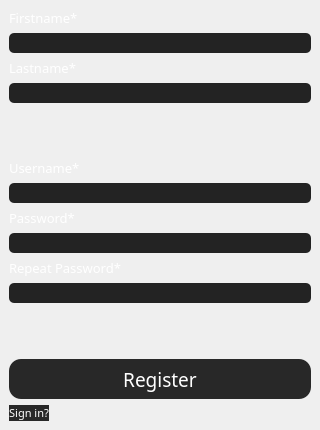
             <widget class="QWidget" name="page_2">
              <layout class="QVBoxLayout" name="verticalLayout_5">
               <property name="spacing">
                <number>0</number>
               </property>
               <property name="leftMargin">
                <number>0</number>
               </property>
               <property name="topMargin">
                <number>0</number>
               </property>
               <property name="rightMargin">
                <number>0</number>
               </property>
               <property name="bottomMargin">
                <number>0</number>
               </property>
               <item>
                <widget class="QWidget" name="widget_3" native="true">
                 <property name="minimumSize">
                  <size>
                   <width>320</width>
                   <height>430</height>
                  </size>
                 </property>
                 <layout class="QVBoxLayout" name="verticalLayout_4">
                  <item>
                   <widget class="QLabel" name="label_6">
                    <property name="font">
                     <font>
                      <family>Poppins</family>
                      <pointsize>10</pointsize>
                     </font>
                    </property>
                    <property name="styleSheet">
                     <string notr="true">color: rgb(255, 255, 255);</string>
                    </property>
                    <property name="text">
                     <string>Firstname*</string>
                    </property>
                   </widget>
                  </item>
                  <item>
                   <widget class="QLineEdit" name="firstname_lineEdit">
                    <property name="font">
                     <font>
                      <family>Poppins</family>
                      <pointsize>10</pointsize>
                     </font>
                    </property>
                    <property name="styleSheet">
                     <string notr="true">QLineEdit{
	background-color: rgb(35, 35, 35);
	border-radius: 5px;
	color: rgb(255, 255, 255);
	padding-left: 5px;
	padding-right: 5px;
}
QLineEdit:hover{
	background-color: rgb(30, 30, 30);
}</string>
                    </property>
                   </widget>
                  </item>
                  <item>
                   <widget class="QLabel" name="label_5">
                    <property name="font">
                     <font>
                      <family>Poppins</family>
                      <pointsize>10</pointsize>
                     </font>
                    </property>
                    <property name="styleSheet">
                     <string notr="true">color: rgb(255, 255, 255);</string>
                    </property>
                    <property name="text">
                     <string>Lastname*</string>
                    </property>
                   </widget>
                  </item>
                  <item>
                   <widget class="QLineEdit" name="lastname_lineEdit">
                    <property name="font">
                     <font>
                      <family>Poppins</family>
                      <pointsize>10</pointsize>
                     </font>
                    </property>
                    <property name="styleSheet">
                     <string notr="true">QLineEdit{
	background-color: rgb(35, 35, 35);
	border-radius: 5px;
	color: rgb(255, 255, 255);
	padding-left: 5px;
	padding-right: 5px;
}
QLineEdit:hover{
	background-color: rgb(30, 30, 30);
}</string>
                    </property>
                   </widget>
                  </item>
                  <item>
                   <spacer name="verticalSpacer_5">
                    <property name="orientation">
                     <enum>Qt::Vertical</enum>
                    </property>
                    <property name="sizeHint" stdset="0">
                     <size>
                      <width>20</width>
                      <height>20</height>
                     </size>
                    </property>
                   </spacer>
                  </item>
                  <item>
                   <widget class="QLabel" name="label_3">
                    <property name="font">
                     <font>
                      <family>Poppins</family>
                      <pointsize>10</pointsize>
                     </font>
                    </property>
                    <property name="styleSheet">
                     <string notr="true">color: rgb(255, 255, 255);</string>
                    </property>
                    <property name="text">
                     <string>Username*</string>
                    </property>
                   </widget>
                  </item>
                  <item>
                   <widget class="QLineEdit" name="username_lineEdit_2">
                    <property name="font">
                     <font>
                      <family>Poppins</family>
                      <pointsize>10</pointsize>
                     </font>
                    </property>
                    <property name="styleSheet">
                     <string notr="true">QLineEdit{
	background-color: rgb(35, 35, 35);
	border-radius: 5px;
	color: rgb(255, 255, 255);
	padding-left: 5px;
	padding-right: 5px;
}
QLineEdit:hover{
	background-color: rgb(30, 30, 30);
}</string>
                    </property>
                   </widget>
                  </item>
                  <item>
                   <widget class="QLabel" name="label_4">
                    <property name="font">
                     <font>
                      <family>Poppins</family>
                      <pointsize>10</pointsize>
                     </font>
                    </property>
                    <property name="styleSheet">
                     <string notr="true">color: rgb(255, 255, 255);</string>
                    </property>
                    <property name="text">
                     <string>Password*</string>
                    </property>
                   </widget>
                  </item>
                  <item>
                   <widget class="QLineEdit" name="password_lineEdit_2">
                    <property name="font">
                     <font>
                      <family>Poppins</family>
                      <pointsize>10</pointsize>
                     </font>
                    </property>
                    <property name="styleSheet">
                     <string notr="true">QLineEdit{
	background-color: rgb(35, 35, 35);
	border-radius: 5px;
	color: rgb(255, 255, 255);
	padding-left: 5px;
	padding-right: 5px;
}
QLineEdit:hover{
	background-color: rgb(30, 30, 30);
}</string>
                    </property>
                    <property name="text">
                     <string/>
                    </property>
                    <property name="echoMode">
                     <enum>QLineEdit::Password</enum>
                    </property>
                   </widget>
                  </item>
                  <item>
                   <widget class="QLabel" name="label_7">
                    <property name="font">
                     <font>
                      <family>Poppins</family>
                      <pointsize>10</pointsize>
                     </font>
                    </property>
                    <property name="styleSheet">
                     <string notr="true">color: rgb(255, 255, 255);</string>
                    </property>
                    <property name="text">
                     <string>Repeat Password*</string>
                    </property>
                   </widget>
                  </item>
                  <item>
                   <widget class="QLineEdit" name="repeatPassword_lineEdit">
                    <property name="font">
                     <font>
                      <family>Poppins</family>
                      <pointsize>10</pointsize>
                     </font>
                    </property>
                    <property name="styleSheet">
                     <string notr="true">QLineEdit{
	background-color: rgb(35, 35, 35);
	border-radius: 5px;
	color: rgb(255, 255, 255);
	padding-left: 5px;
	padding-right: 5px;
}
QLineEdit:hover{
	background-color: rgb(30, 30, 30);
}</string>
                    </property>
                    <property name="text">
                     <string/>
                    </property>
                    <property name="echoMode">
                     <enum>QLineEdit::Password</enum>
                    </property>
                   </widget>
                  </item>
                  <item>
                   <spacer name="verticalSpacer_4">
                    <property name="orientation">
                     <enum>Qt::Vertical</enum>
                    </property>
                    <property name="sizeHint" stdset="0">
                     <size>
                      <width>20</width>
                      <height>40</height>
                     </size>
                    </property>
                   </spacer>
                  </item>
                  <item>
                   <widget class="QPushButton" name="register_pushButton">
                    <property name="minimumSize">
                     <size>
                      <width>0</width>
                      <height>40</height>
                     </size>
                    </property>
                    <property name="font">
                     <font>
                      <family>Poppins</family>
                      <pointsize>14</pointsize>
                     </font>
                    </property>
                    <property name="styleSheet">
                     <string notr="true">QPushButton {
	background-color: rgb(40, 40, 40);
	border: none;
	border-radius: 12px;
	color: rgb(255, 255, 255);
}
QPushButton:hover {
	background-color: rgb(50, 50, 50);
}
QPushButton:pressed {
	background-color: rgb(30, 30, 30);
}</string>
                    </property>
                    <property name="text">
                     <string>Register</string>
                    </property>
                    <property name="autoDefault">
                     <bool>false</bool>
                    </property>
                    <property name="default">
                     <bool>false</bool>
                    </property>
                    <property name="flat">
                     <bool>false</bool>
                    </property>
                   </widget>
                  </item>
                  <item>
                   <widget class="QPushButton" name="openSignInPage_pushButton">
                    <property name="sizePolicy">
                     <sizepolicy hsizetype="Fixed" vsizetype="Fixed">
                      <horstretch>0</horstretch>
                      <verstretch>0</verstretch>
                     </sizepolicy>
                    </property>
                    <property name="minimumSize">
                     <size>
                      <width>0</width>
                      <height>15</height>
                     </size>
                    </property>
                    <property name="font">
                     <font>
                      <family>Poppins</family>
                      <pointsize>8</pointsize>
                     </font>
                    </property>
                    <property name="layoutDirection">
                     <enum>Qt::LeftToRight</enum>
                    </property>
                    <property name="styleSheet">
                     <string notr="true">QPushButton {
	background-color: rgb(40, 40, 40);
	border: none;
	color: rgb(255, 255, 255);
}
QPushButton:hover {
	background-color: rgb(40, 40, 40);
	color: rgb(85, 85, 255);
}
QPushButton:pressed {
	background-color: rgb(40, 40, 40);
}</string>
                    </property>
                    <property name="text">
                     <string>Sign in?</string>
                    </property>
                    <property name="autoDefault">
                     <bool>false</bool>
                    </property>
                    <property name="default">
                     <bool>false</bool>
                    </property>
                    <property name="flat">
                     <bool>false</bool>
                    </property>
                   </widget>
                  </item>
                 </layout>
                </widget>
               </item>
              </layout>
             </widget>
